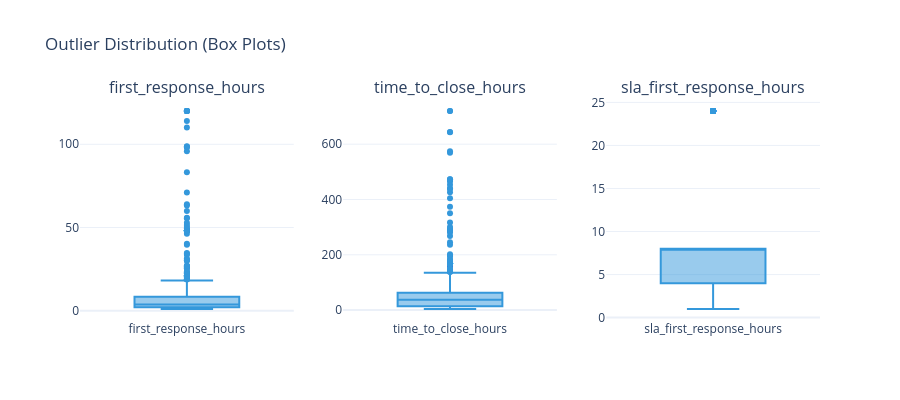

Notebook code cell kept with this figure:
### Markdown cell above
## 3.8 Global Outlier Detection

**📖 IQR Method Explained:**
- **Q1** = 25th percentile, **Q3** = 75th percentile
- **IQR** = Q3 - Q1 (the middle 50% of data)
- **Lower Bound** = Q1 - 1.5 × IQR
- **Upper Bound** = Q3 + 1.5 × IQR
- Values outside these bounds are considered outliers

**⚠️ Important Considerations:**
- Review section 3.7 above to determine if global or segment-specific outlier treatment is appropriate
- Outliers in rate fields (>100%) are likely errors → Cap at 100
- Outliers in amount fields may be valid high-value customers → Keep but consider capping for modeling
- High outlier % (>10%) suggests heavy-tailed distribution → Consider log transform instead of capping

### Code cell
print("=" * 80)
print("OUTLIER DETECTION (IQR Method)")
print("=" * 80)

numeric_cols = [
    name for name, col in findings.columns.items()
    if col.inferred_type in [ColumnType.NUMERIC_CONTINUOUS, ColumnType.NUMERIC_DISCRETE]
    and name not in TEMPORAL_METADATA_COLS
]

# Build comprehensive outlier table
outlier_data = []
for col_name in numeric_cols:
    series = df[col_name].dropna()
    q1 = series.quantile(0.25)
    q3 = series.quantile(0.75)
    iqr = q3 - q1
    lower_bound = q1 - 1.5 * iqr
    upper_bound = q3 + 1.5 * iqr

    outliers_low = (series < lower_bound).sum()
    outliers_high = (series > upper_bound).sum()
    total_outliers = outliers_low + outliers_high

    outlier_data.append({
        "feature": col_name,
        "Q1": q1,
        "Q3": q3,
        "IQR": iqr,
        "lower_bound": lower_bound,
        "upper_bound": upper_bound,
        "outliers_low": outliers_low,
        "outliers_high": outliers_high,
        "total_outliers": total_outliers,
        "outlier_pct": total_outliers / len(series) * 100
    })

outlier_df = pd.DataFrame(outlier_data)

if outlier_df.empty:
    print("\nNo numeric columns available for outlier detection.")
else:
    # Display IQR bounds table
    print("\n📊 IQR BOUNDS TABLE:")
    bounds_display = outlier_df[["feature", "Q1", "Q3", "IQR", "lower_bound", "upper_bound",
                                  "outliers_low", "outliers_high"]].copy()
    for col in ["Q1", "Q3", "IQR", "lower_bound", "upper_bound"]:
        bounds_display[col] = bounds_display[col].apply(lambda x: f"{x:.2f}")
    display(bounds_display)

    # Outlier summary for columns with issues
    cols_with_outliers = outlier_df[outlier_df["total_outliers"] > 0].copy()
    if len(cols_with_outliers) > 0:
        print("\n⚠️ COLUMNS WITH OUTLIERS:")
        for _, row in cols_with_outliers.iterrows():
            severity = "🔴 HIGH" if row["outlier_pct"] > 10 else "🟡 MEDIUM" if row["outlier_pct"] > 5 else "🟢 LOW"
            print(f"\n  {row['feature']}: {row['total_outliers']:,} outliers ({row['outlier_pct']:.2f}%) {severity}")
            print(f"     Lower bound: {row['lower_bound']:.2f} | Upper bound: {row['upper_bound']:.2f}")
            if row["outliers_low"] > 0:
                print(f"     Below lower: {row['outliers_low']:,}")
            if row["outliers_high"] > 0:
                print(f"     Above upper: {row['outliers_high']:,}")

            # Determine action and add recommendation (skip if segment-aware already added)
            col_name = row['feature']
            existing_outlier_recs = [r for r in registry.bronze.outlier_handling if r.target_column == col_name]

            if not existing_outlier_recs and row["outlier_pct"] > 5:  # Only add if significant and not already handled
                if row["outlier_pct"] > 10:
                    action = "log_transform"
                    rationale = f"{row['outlier_pct']:.1f}% outliers - heavy tails require log transform"
                    print("     → Consider log transform or RobustScaler")
                else:
                    action = "winsorize"
                    rationale = f"{row['outlier_pct']:.1f}% outliers - winsorize to 1st/99th percentile"
                    print("     → Consider Winsorization (clip to 1st/99th percentile)")

                registry.add_bronze_outlier(
                    column=col_name, action=action,
                    parameters={"method": "iqr", "lower_bound": row["lower_bound"], "upper_bound": row["upper_bound"]},
                    rationale=rationale,
                    source_notebook="03_quality_assessment"
                )
            elif row["outlier_pct"] <= 5:
                print("     → Minor issue, can cap at IQR bounds if needed")
    else:
        print("\n✅ No significant outliers detected in numeric columns")

    # Box plots for columns with outliers
    if len(cols_with_outliers) > 0 and len(cols_with_outliers) <= 6:
        outlier_cols = cols_with_outliers["feature"].tolist()

        fig = make_subplots(rows=1, cols=len(outlier_cols), subplot_titles=outlier_cols)

        for i, col in enumerate(outlier_cols, 1):
            fig.add_trace(
                go.Box(y=df[col].dropna(), name=col, boxpoints="outliers",
                      marker_color="#3498db", showlegend=False),
                row=1, col=i
            )

        fig.update_layout(height=400, title_text="Outlier Distribution (Box Plots)",
                         template="plotly_white")
        display_figure(fig)

### Figure 1 — Plotly figure (JSON) as saved in the notebook; plotly's stock layout.template omitted (floating-point values rounded to 4 significant figures; data arrays with more than 128 entries replaced by an {"elided": "..."} marker saying what was removed)
{"data": [{"boxpoints": "outliers", "marker": {"color": "#3498db"}, "name": "first_response_hours", "showlegend": false, "type": "box", "xaxis": "x", "y": {"elided": "523 float values"}, "yaxis": "y"}, {"boxpoints": "outliers", "marker": {"color": "#3498db"}, "name": "time_to_close_hours", "showlegend": false, "type": "box", "xaxis": "x2", "y": {"elided": "523 float values"}, "yaxis": "y2"}, {"boxpoints": "outliers", "marker": {"color": "#3498db"}, "name": "sla_first_response_hours", "showlegend": false, "type": "box", "xaxis": "x3", "y": {"elided": "523 int values"}, "yaxis": "y3"}], "layout": {"annotations": [{"font": {"size": 16}, "showarrow": false, "text": "first_response_hours", "x": 0.1444, "xanchor": "center", "xref": "paper", "y": 1.0, "yanchor": "bottom", "yref": "paper"}, {"font": {"size": 16}, "showarrow": false, "text": "time_to_close_hours", "x": 0.5, "xanchor": "center", "xref": "paper", "y": 1.0, "yanchor": "bottom", "yref": "paper"}, {"font": {"size": 16}, "showarrow": false, "text": "sla_first_response_hours", "x": 0.8556, "xanchor": "center", "xref": "paper", "y": 1.0, "yanchor": "bottom", "yref": "paper"}], "height": 400, "title": {"text": "Outlier Distribution (Box Plots)"}, "xaxis": {"anchor": "y", "domain": [0.0, 0.2889]}, "xaxis2": {"anchor": "y2", "domain": [0.3556, 0.6444]}, "xaxis3": {"anchor": "y3", "domain": [0.7111, 1.0]}, "yaxis": {"anchor": "x", "domain": [0.0, 1.0]}, "yaxis2": {"anchor": "x2", "domain": [0.0, 1.0]}, "yaxis3": {"anchor": "x3", "domain": [0.0, 1.0]}}}
